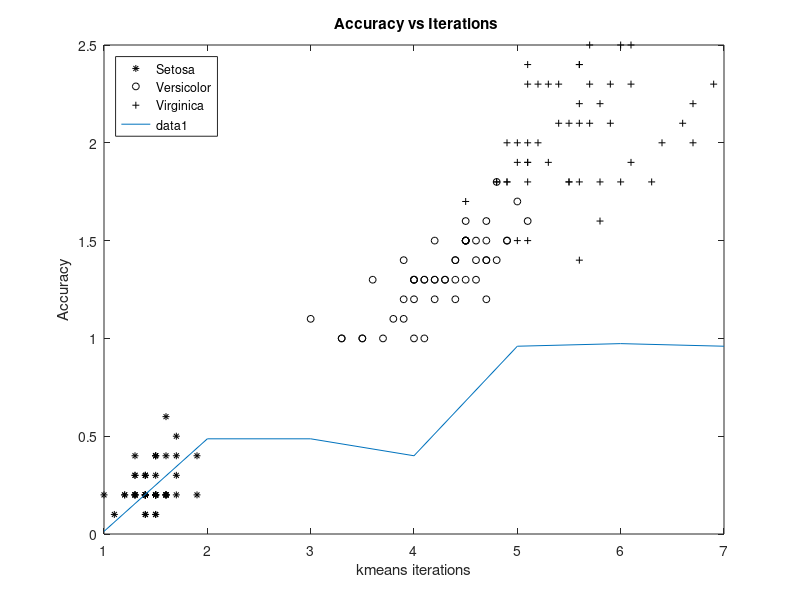
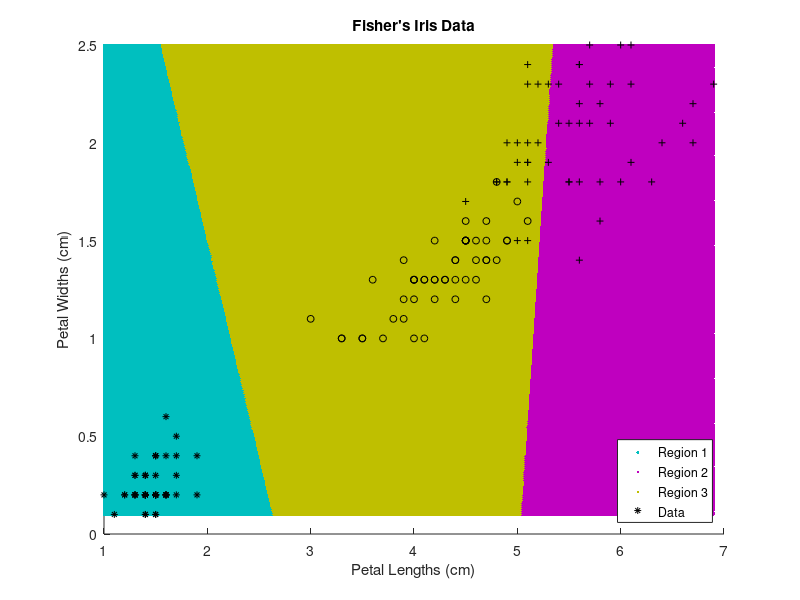

MATLAB code to generate these figures, in order:
load fisheriris
X = meas(:,3:4);
setosa_idx = strcmp(species,"setosa");
versicolor_idx = strcmp(species,"versicolor");
virginica_idx = strcmp(species,"virginica");

SETOSA = X(setosa_idx,:);
VERSICOLOR = X(versicolor_idx,:);
VIRGINICA = X(virginica_idx,:);

figure;
plot(SETOSA(:,1),SETOSA(:,2),'k*','MarkerSize',5);
hold on 
plot(VERSICOLOR(:,1),VERSICOLOR(:,2),'ko','MarkerSize',5);
hold on 
plot(VIRGINICA(:,1),VIRGINICA(:,2),'k+','MarkerSize',5);
title 'Fisher''s Iris Data';
xlabel 'Petal Lengths (cm)'; 
ylabel 'Petal Widths (cm)';
legend('Setosa','Versicolor','Virginica','Location','northwest')

%% 
% rng(1); % For reproducibility

Cs = {};
Cs{1} = [6 2  ; 1.5  0.3   ; 4 1];
Cs{2} = [5.2 2.5; 4.4 1.25; 3.8 5.5];
Cs{3} = [5   2.4; 4.6 1.45; 3.3 3.5];
Cs{4} = [4.5 2.1; 4.8 1.55; 3.2 3.2];
Cs{5} = [4.2 1.8; 5.2 1.78; 2.5 2.1];
Cs{6} = [4.1 1.4; 5.5 1.89; 1.8 1.05];
Cs{7} = [4   1  ; 6   2   ; 1.5 0.3];

gnd_truth = repelem([3;1;2],50,1);
accs = [];
CONFMATS = {};
for i = 1:7
[idx,C_new] = kmeans(X,3,'MaxIter',1,'Start',Cs{i});
confusion_matrix = confusionmat(gnd_truth,idx);
accuracy = sum(diag(confusion_matrix)) / size(X,1);
C_old = C_new;
accs(end+1) = accuracy;
CONFMATS{end+1} = confusion_matrix;
end
plot(accs)
title({'\bf Accuracy vs Iterations'})
ylabel('Accuracy')
xlabel('kmeans iterations')
%%
x1 = min(X(:,1)):0.01:max(X(:,1));
x2 = min(X(:,2)):0.01:max(X(:,2));
[x1G,x2G] = meshgrid(x1,x2);
XGrid = [x1G(:),x2G(:)]; % Defines a fine grid on the plot

%% Ground Truth vector 
confusion_matrix = confusionmat(gnd_truth,idx);
accuracy = sum(diag(confusion_matrix)) / size(X,1)


%%
C = randi(15,3,2);
% C = [mean(VERSICOLOR);mean(VIRGINICA);mean(SETOSA)];
idx2Region = kmeans(XGrid,3,'MaxIter',1,'Start',C);
    % Assigns each node in the grid to the closest centroid
    
figure;
gscatter(XGrid(:,1),XGrid(:,2),idx2Region,...
    [0,0.75,0.75;0.75,0,0.75;0.75,0.75,0],'..');
hold on;
plot(X(setosa_idx,1),X(setosa_idx,2),'k*','MarkerSize',5);
hold on 
plot(X(versicolor_idx,1),X(versicolor_idx,2),'ko','MarkerSize',5);
hold on 
plot(X(virginica_idx,1),X(virginica_idx,2),'k+','MarkerSize',5);title 'Fisher''s Iris Data';
xlabel 'Petal Lengths (cm)';
ylabel 'Petal Widths (cm)'; 
legend('Region 1','Region 2','Region 3','Data','Location','SouthEast');
hold off;